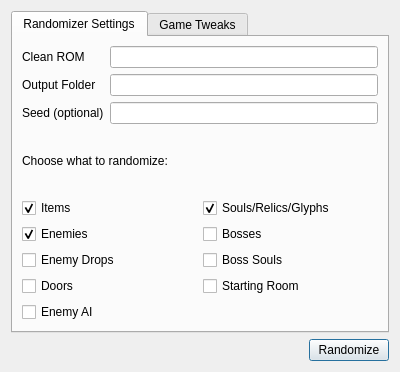
<?xml version="1.0" encoding="UTF-8"?>
<ui version="4.0">
 <class>Randomizer</class>
 <widget class="QDialog" name="Randomizer">
  <property name="geometry">
   <rect>
    <x>0</x>
    <y>0</y>
    <width>400</width>
    <height>372</height>
   </rect>
  </property>
  <property name="windowTitle">
   <string>DSVania Randomizer</string>
  </property>
  <layout class="QVBoxLayout" name="verticalLayout">
   <item>
    <widget class="QTabWidget" name="tabWidget">
     <property name="currentIndex">
      <number>0</number>
     </property>
     <widget class="QWidget" name="tab">
      <attribute name="title">
       <string>Randomizer Settings</string>
      </attribute>
      <layout class="QVBoxLayout" name="verticalLayout_2">
       <item>
        <layout class="QFormLayout" name="formLayout">
         <property name="fieldGrowthPolicy">
          <enum>QFormLayout::AllNonFixedFieldsGrow</enum>
         </property>
         <item row="2" column="1">
          <widget class="QLineEdit" name="seed"/>
         </item>
         <item row="1" column="1">
          <widget class="QLineEdit" name="output_folder"/>
         </item>
         <item row="0" column="1">
          <widget class="QLineEdit" name="clean_rom"/>
         </item>
         <item row="2" column="0">
          <widget class="QLabel" name="label">
           <property name="text">
            <string>Seed (optional)</string>
           </property>
          </widget>
         </item>
         <item row="1" column="0">
          <widget class="QLabel" name="label_3">
           <property name="text">
            <string>Output Folder</string>
           </property>
          </widget>
         </item>
         <item row="0" column="0">
          <widget class="QLabel" name="label_2">
           <property name="text">
            <string>Clean ROM</string>
           </property>
          </widget>
         </item>
        </layout>
       </item>
       <item>
        <widget class="QLabel" name="label_4">
         <property name="text">
          <string>Choose what to randomize:</string>
         </property>
        </widget>
       </item>
       <item>
        <layout class="QHBoxLayout" name="horizontalLayout">
         <item>
          <widget class="QCheckBox" name="randomize_items">
           <property name="text">
            <string>Items</string>
           </property>
           <property name="checked">
            <bool>true</bool>
           </property>
          </widget>
         </item>
         <item>
          <widget class="QCheckBox" name="randomize_souls_relics_and_glyphs">
           <property name="text">
            <string>Souls/Relics/Glyphs</string>
           </property>
           <property name="checked">
            <bool>true</bool>
           </property>
          </widget>
         </item>
        </layout>
       </item>
       <item>
        <layout class="QHBoxLayout" name="horizontalLayout_2">
         <item>
          <widget class="QCheckBox" name="randomize_enemies">
           <property name="text">
            <string>Enemies</string>
           </property>
           <property name="checked">
            <bool>true</bool>
           </property>
          </widget>
         </item>
         <item>
          <widget class="QCheckBox" name="randomize_bosses">
           <property name="text">
            <string>Bosses</string>
           </property>
          </widget>
         </item>
        </layout>
       </item>
       <item>
        <layout class="QHBoxLayout" name="horizontalLayout_9">
         <item>
          <widget class="QCheckBox" name="randomize_enemy_drops">
           <property name="text">
            <string>Enemy Drops</string>
           </property>
          </widget>
         </item>
         <item>
          <widget class="QCheckBox" name="randomize_boss_souls">
           <property name="text">
            <string>Boss Souls</string>
           </property>
          </widget>
         </item>
        </layout>
       </item>
       <item>
        <layout class="QHBoxLayout" name="horizontalLayout_4">
         <item>
          <widget class="QCheckBox" name="randomize_doors">
           <property name="text">
            <string>Doors</string>
           </property>
          </widget>
         </item>
         <item>
          <widget class="QCheckBox" name="randomize_starting_room">
           <property name="text">
            <string>Starting Room</string>
           </property>
          </widget>
         </item>
        </layout>
       </item>
       <item>
        <layout class="QHBoxLayout" name="horizontalLayout_8">
         <item>
          <widget class="QCheckBox" name="randomize_enemy_ai">
           <property name="text">
            <string>Enemy AI</string>
           </property>
          </widget>
         </item>
        </layout>
       </item>
      </layout>
     </widget>
     <widget class="QWidget" name="tab_2">
      <attribute name="title">
       <string>Game Tweaks</string>
      </attribute>
      <layout class="QVBoxLayout" name="verticalLayout_4">
       <item>
        <widget class="QGroupBox" name="groupBox_4">
         <property name="title">
          <string>All Games</string>
         </property>
         <layout class="QHBoxLayout" name="horizontalLayout_10">
          <item>
           <widget class="QCheckBox" name="remove_events">
            <property name="text">
             <string>Remove events</string>
            </property>
            <property name="checked">
             <bool>true</bool>
            </property>
           </widget>
          </item>
         </layout>
        </widget>
       </item>
       <item>
        <widget class="QGroupBox" name="groupBox">
         <property name="title">
          <string>Dawn of Sorrow</string>
         </property>
         <layout class="QHBoxLayout" name="horizontalLayout_5">
          <item>
           <widget class="QCheckBox" name="fix_first_ability_soul">
            <property name="text">
             <string>Fix first ability soul</string>
            </property>
            <property name="checked">
             <bool>true</bool>
            </property>
           </widget>
          </item>
         </layout>
        </widget>
       </item>
       <item>
        <widget class="QGroupBox" name="groupBox_2">
         <property name="title">
          <string>Portrait of Ruin</string>
         </property>
         <layout class="QHBoxLayout" name="horizontalLayout_6">
          <item>
           <widget class="QCheckBox" name="checkBox_7">
            <property name="text">
             <string>CheckBox</string>
            </property>
           </widget>
          </item>
         </layout>
        </widget>
       </item>
       <item>
        <widget class="QGroupBox" name="groupBox_3">
         <property name="title">
          <string>Order of Ecclesia</string>
         </property>
         <layout class="QHBoxLayout" name="horizontalLayout_7">
          <item>
           <widget class="QCheckBox" name="open_world_map">
            <property name="text">
             <string>Open World Map</string>
            </property>
            <property name="checked">
             <bool>true</bool>
            </property>
           </widget>
          </item>
         </layout>
        </widget>
       </item>
      </layout>
      <zorder>groupBox_3</zorder>
      <zorder>groupBox</zorder>
      <zorder>groupBox_2</zorder>
      <zorder>groupBox_4</zorder>
     </widget>
    </widget>
   </item>
   <item>
    <layout class="QHBoxLayout" name="horizontalLayout_3">
     <item>
      <spacer name="horizontalSpacer">
       <property name="orientation">
        <enum>Qt::Horizontal</enum>
       </property>
       <property name="sizeHint" stdset="0">
        <size>
         <width>40</width>
         <height>20</height>
        </size>
       </property>
      </spacer>
     </item>
     <item>
      <widget class="QPushButton" name="submit">
       <property name="text">
        <string>Randomize</string>
       </property>
      </widget>
     </item>
    </layout>
   </item>
  </layout>
 </widget>
 <resources/>
 <connections/>
</ui>
